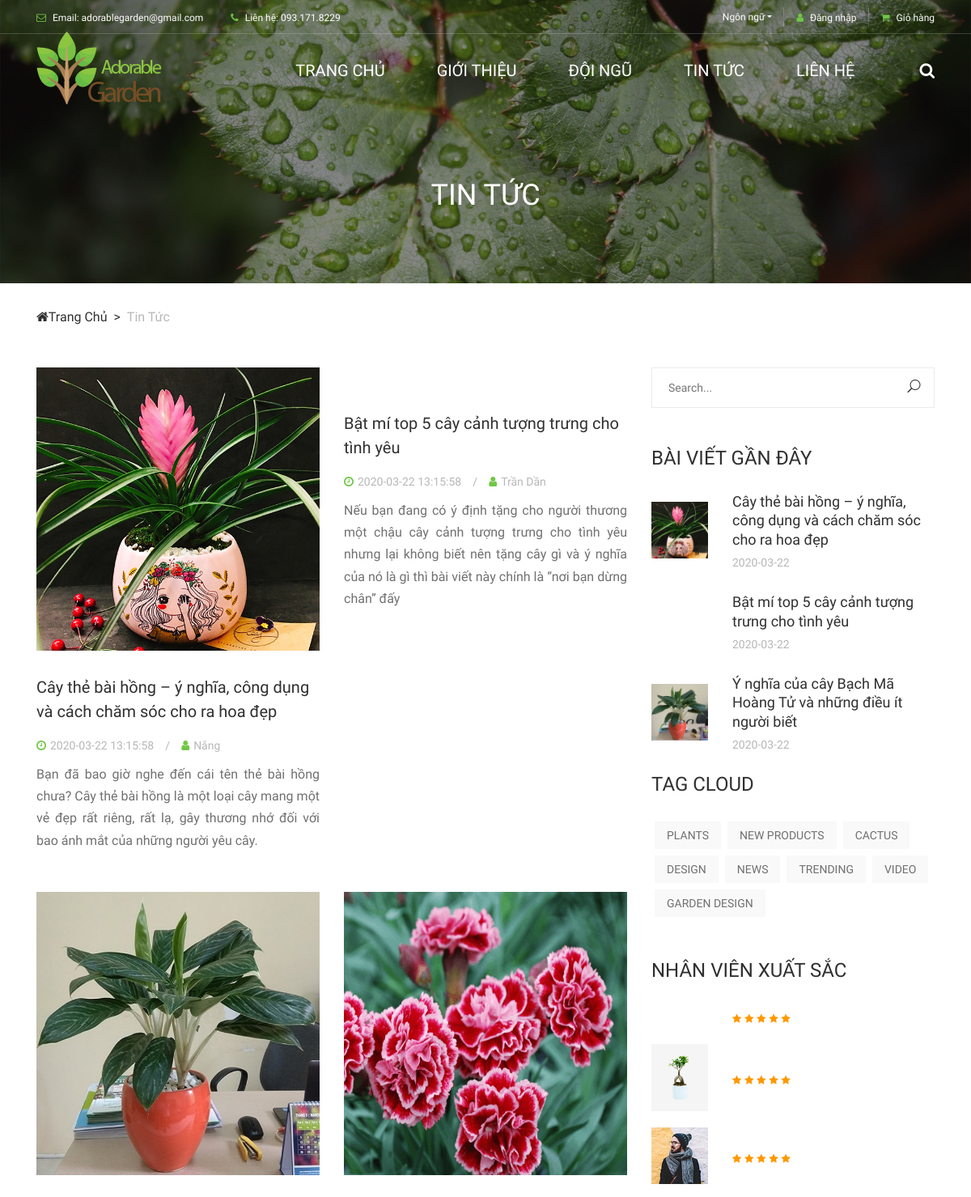
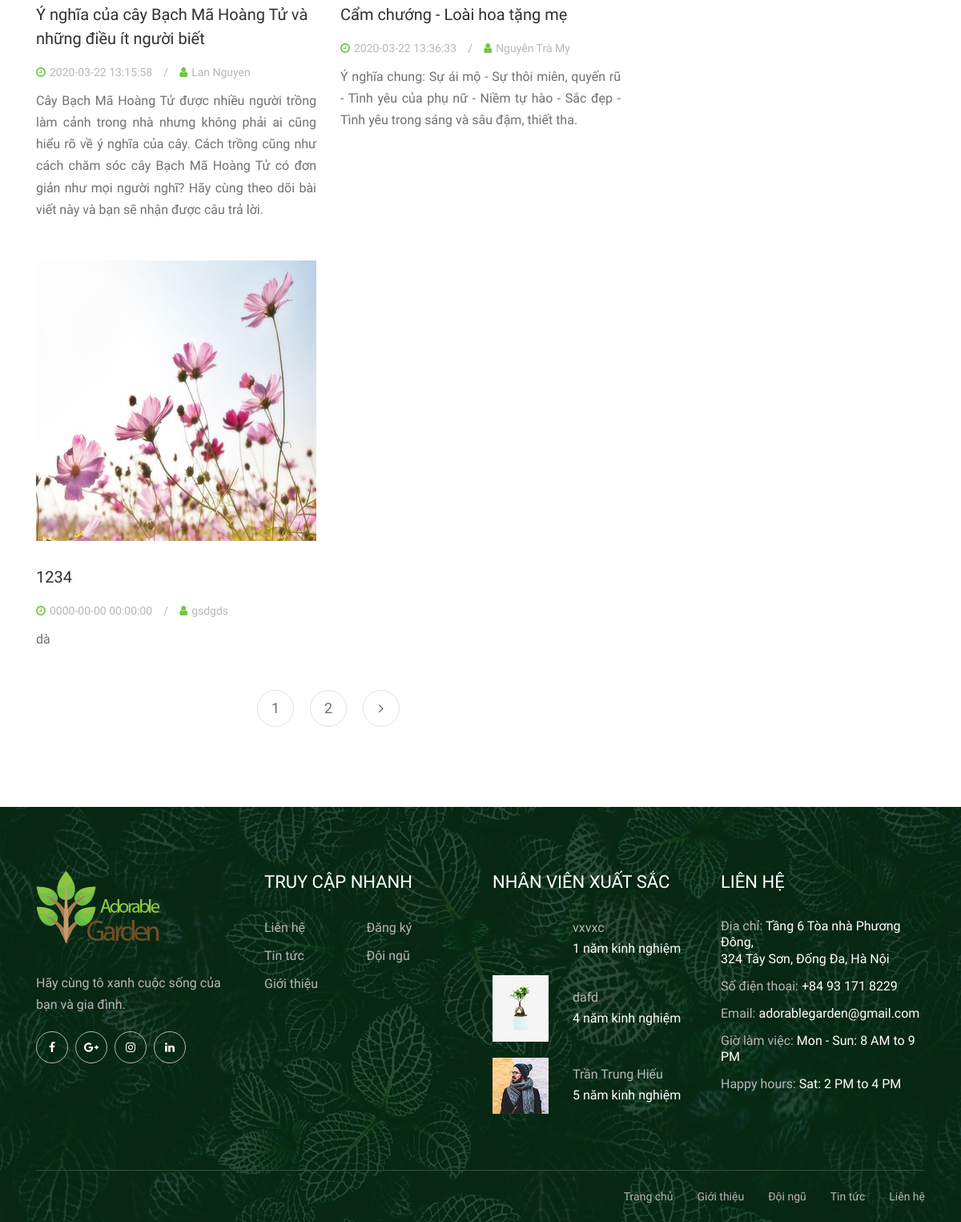
/index.php/tin_tuc, run on the app's committed database (2 pictures, top to bottom).
### tables this page shows
CREATE TABLE `tbl_tin_tuc` (
  `id` int(11) NOT NULL,
  `tieu_de` varchar(100) NOT NULL,
  `tac_gia` varchar(100) NOT NULL,
  `noi_dung_doc_thu` text NOT NULL,
  `noi_dung` text NOT NULL,
  `ngay_tao` timestamp NOT NULL DEFAULT current_timestamp(),
  `nguoi_tao` varchar(30) DEFAULT NULL,
  `ngay_sua` datetime DEFAULT NULL,
  `nguoi_sua` varchar(100) DEFAULT NULL,
  `anh_minh_hoa_1` text NOT NULL,
  `anh_minh_hoa_2` text NOT NULL,
  `so_luot_doc` int(11) DEFAULT NULL,
  `noi_dung_2` text NOT NULL,
  `noi_dung_3` text NOT NULL
);

CREATE TABLE `tbl_doi_ngu` (
  `id` int(11) NOT NULL,
  `name` varchar(100) NOT NULL,
  `ngay_sinh` datetime NOT NULL,
  `so_CMT` int(11) NOT NULL,
  `so_nam_kinh_nghiem` int(11) NOT NULL,
  `gioi_thieu` text NOT NULL,
  `email` varchar(50) NOT NULL,
  `SDT` int(11) NOT NULL,
  `price` int(11) NOT NULL,
  `anh_minh_hoa` text DEFAULT NULL,
  `anh_CMT_mat_truoc` text NOT NULL,
  `anh_CMT_mat_sau` text NOT NULL,
  `dich_vu` varchar(100) NOT NULL,
  `dia_chi` varchar(100) NOT NULL,
  `quan` varchar(100) NOT NULL,
  `thanh_pho` varchar(100) NOT NULL,
  `ngay_tao` timestamp NOT NULL DEFAULT current_timestamp(),
  `nguoi_tao` varchar(100) DEFAULT NULL,
  `ngay_sua` datetime DEFAULT NULL,
  `nguoi_sua` varchar(100) DEFAULT NULL
);

### application/controllers/Tin_tuc.php (called while the page is built, shortened)
<?php
class Tin_tuc extends CI_Controller {
	function __construct()
	{
		$this->load->helper('url');
		$this->load->database();
		$this->load->library('session');
		$this->load->model('m_tin_tuc');
	}
	public function index()
	{
		$data['tin_tuc'] = $this->m_tin_tuc->lay_tin_tuc();
		$query = $this->db->query("
			SELECT anh_minh_hoa_1,tieu_de, tac_gia, noi_dung_doc_thu, date(ngay_tao) as ngay_tao
			FROM tbl_tin_tuc
			ORDER BY ngay_tao DESC limit 3
		");
		$query1 = $this->db->query("
			SELECT *
			FROM tbl_doi_ngu
			ORDER BY ngay_tao DESC limit 3
		");
		$data['bai_viet_gan_day'] = $query->result();
		$data['nhan_vien_moi'] = $query1->result();
		$this->load->view('menu');
		$this->load->view('tin_tuc',$data);
		$this->load->view('footer');
	}
}

### index.php (called while the page is built, shortened)
<?php
require_once BASEPATH.'core/CodeIgniter.php';

### application/models/m_tin_tuc.php (called while the page is built, shortened)
<?php
Class m_tin_tuc extends CI_Model {
	public function lay_tin_tuc()
	{
		$query = $this->db->query("
			SELECT *
			FROM tbl_tin_tuc
		");
		return $query->result();
	}
}
;?>

### application/views/tin_tuc.php (the view, shortened to what this page needs)
    <div class="breadcrumb-area">
        <div class="top-breadcrumb-area bg-img bg-overlay d-flex align-items-center justify-content-center" style="background-image: url(img/bg-img/24.jpg);">
            <h2>TIN TỨC</h2>
        </div>
        <div class="container">
            <div class="row">
                <div class="col-12">
                    <nav aria-label="breadcrumb">
                        <ol class="breadcrumb">
                            <li class="breadcrumb-item"><a href="#"><i class="fa fa-home"></i>Trang chủ</a></li>
                            <li class="breadcrumb-item active" aria-current="page">Tin tức</li>
                        </ol>
                    </nav>
                </div>
            </div>
        </div>
    </div>
    <section class="alazea-blog-area mb-100">
        <div class="container">
            <div class="row">
                <div class="col-12 col-md-8">
                    <div class="row">
                    <?php foreach ($tin_tuc as $row) {
                         ;?>
                        <div class="col-12 col-lg-6">
                            <div class="single-blog-post mb-50">
                                <div class="post-thumbnail mb-30">
                                    <a href="single-post.html"><img style="height: 350px; width: auto" src="<?=base_url();?>/img/bg-img/<?=$row->anh_minh_hoa_1;?>" alt=""></a>
                                </div>
                                <div class="post-content">
                                    <a href="<?=base_url();?>tin_tuc/hien_thi_tin_tuc_chi_tiet/<?=$row->id;?>" class="post-title">
                                        <h5><?=$row->tieu_de?></h5>
                                    </a>
                                    <div class="post-meta">
                                        <a href="#"><i class="fa fa-clock-o" aria-hidden="true"></i><?=$row->ngay_tao?></a>
                                        <a href="#"><i class="fa fa-user" aria-hidden="true"></i><?=$row->tac_gia?></a>
                                    </div>
                                    <p class="post-excerpt" style="text-align: justify;"><?=$row->noi_dung_doc_thu?></p>
                                </div>
                            </div>
                        </div>
                    <?php
                            }
                            ;?>
                    </div>
                    <div class="row">
                        <div class="col-12">
                            <nav aria-label="Page navigation">
                                <ul class="pagination">
                                    <li class="page-item"><a class="page-link" href="#">1</a></li>
                                    <li class="page-item"><a class="page-link" href="#">2</a></li>
                                    <li class="page-item"><a class="page-link" href="#"><i class="fa fa-angle-right"></i></a></li>
                                </ul>
                            </nav>
                        </div>
                    </div>
                </div>
                <div class="col-12 col-md-4">
                    <div class="post-sidebar-area">
                        <div class="single-widget-area">
                            <form action="#" method="get" class="search-form">
                                <input type="search" name="search" id="widgetsearch" placeholder="Search...">
                                <button type="submit"><i class="icon_search"></i></button>
                            </form>
                        </div>
                        <div class="single-widget-area">
                            <div class="widget-title">
                                <h4>Bài viết gần đây</h4>
                            </div>
                             <?php foreach ($bai_viet_gan_day as $row) {
                         ;?>
                            <div class="single-latest-post d-flex align-items-center">
                                <div class="post-thumb">
                                    <img src="<?=base_url();?>/img/bg-img/<?=$row->anh_minh_hoa_1;?>" alt="">
                                </div>
                                <div class="post-content">
                                    <a href="#" class="post-title">
                                        <h6><?=$row->tieu_de?></h6>
                                    </a>
                                    <a href="#" class="post-date"><?=$row->ngay_tao?></a>
                                </div>
                            </div>
                            <?php
                            }
                            ;?>
                        <div class="single-widget-area">
                            <div class="widget-title">
                                <h4>Tag Cloud</h4>
                            </div>
                            <ol class="popular-tags d-flex flex-wrap">
                                <li><a href="#">PLANTS</a></li>
                                <li><a href="#">NEW PRODUCTS</a></li>
                                <li><a href="#">CACTUS</a></li>
                                <li><a href="#">DESIGN</a></li>
                                <li><a href="#">NEWS</a></li>
                                <li><a href="#">TRENDING</a></li>
                                <li><a href="#">VIDEO</a></li>
                                <li><a href="#">GARDEN DESIGN</a></li>
                            </ol>
                        </div>
                        <div class="single-widget-area">
                            <div class="widget-title">
                                <h4>NHÂN VIÊN XUẤT SẮC</h4>
                            </div>
                             <?php foreach ($nhan_vien_moi as $row) {
                         ;?>
                            <div class="single-best-seller-product d-flex align-items-center">
                                <div class="product-thumbnail">
                                    <a href="shop-details.html"> <img src="<?=base_url();?>/img/bg-img/<?=$row->anh_minh_hoa;?>" alt=""></a>
                                </div>
                                <div class="product-info">
                                    <div class="ratings">
                                        <i class="fa fa-star"></i>
                                        <i class="fa fa-star"></i>
                                        <i class="fa fa-star"></i>
                                        <i class="fa fa-star"></i>
                                        <i class="fa fa-star"></i>
                                    </div>
                                </div>
                            </div>
                            <?php
                            }
                            ;?>
                        </div>
                        </div>
                    </div>
                </div>
            </div>
        </div>
    </section>
</body>
</html>

### application/views/footer.php
<footer class="footer-area bg-img" style="background-image: url(<?=base_url();?>img/bg-img/3.jpg);">
    <div class="main-footer-area">
        <div class="container">
            <div class="row">
                <div class="col-12 col-sm-6 col-lg-3">
                    <div class="single-footer-widget">
                        <div class="footer-logo mb-30">
                            <a href="#"><img src="<?=base_url();?>img/core-img/logo.jpg" alt=""></a>
                        </div>
                        <p>Hãy cùng tô xanh cuộc sống của bạn và gia đình.</p>
                        <div class="social-info">
                            <a href="https://www.facebook.com/laconceptvn/"><i class="fa fa-facebook" aria-hidden="true"></i></a>
                            <a href="#"><i class="fa fa-google-plus" aria-hidden="true"></i></a>
                            <a href="#"><i class="fa fa-instagram" aria-hidden="true"></i></a>
                            <a href="#"><i class="fa fa-linkedin" aria-hidden="true"></i></a>
                        </div>
                    </div>
                </div>
                <div class="col-12 col-sm-6 col-lg-3">
                    <div class="single-footer-widget">
                        <div class="widget-title">
                            <h5>TRUY CẬP NHANH</h5>
                        </div>
                        <nav class="widget-nav">
                            <ul>
                                <li><a href="lien_he">Liên hệ</a></li>
                                <li><a href="admin/dang_ky">Đăng ký</a></li>
                                <li><a href="tin_tuc">Tin tức</a></li>
                                <li><a href="doi_ngu">Đội ngũ</a></li>
                                <li><a href="gioi_thieu">Giới thiệu</a></li>
                            </ul>
                        </nav>
                    </div>
                </div>
                <div class="col-12 col-sm-6 col-lg-3">
                    <div class="single-footer-widget">
                        <div class="widget-title">
                            <h5>NHÂN VIÊN XUẤT SẮC</h5>
                        </div>
                        <?php foreach ($nhan_vien_moi as $row) {
                        ;?>
                        <div class="single-best-seller-product d-flex align-items-center">
                            <div class="product-thumbnail">
                                <a href="shop-details"><img src="<?=base_url();?>/img/bg-img/<?=$row->anh_minh_hoa;?>" alt=""></a>
                            </div>
                            <div class="product-info">
                                <a href="shop-details"><?=$row->name?></a>
                                <p><?=$row->so_nam_kinh_nghiem?> năm kinh nghiệm</p>
                            </div>
                        </div>
                        <?php
                        }
                        ;?>
                    </div>
                </div>
                <div class="col-12 col-sm-6 col-lg-3">
                    <div class="single-footer-widget">
                        <div class="widget-title">
                            <h5>LIÊN HỆ</h5>
                        </div>
                        <div class="contact-information">
                            <p><span>Địa chỉ:</span> Tầng 6 Tòa nhà Phương Đông, <br>324 Tây Sơn, Đống Đa, Hà Nội </p>
                            <p><span>Số điện thoại:</span> +84 93 171 8229</p>
                            <p><span>Email:</span> adorablegarden@gmail.com</p>
                            <p><span>Giờ làm việc:</span> Mon - Sun: 8 AM to 9 PM</p>
                            <p><span>Happy hours:</span> Sat: 2 PM to 4 PM</p>
                        </div>
                    </div>
                </div>
            </div>
        </div>
    </div>
    <div class="footer-bottom-area">
        <div class="container">
            <div class="row">
                <div class="col-12">
                    <div class="border-line"></div>
                </div>
                <div class="col-12 col-md-6">
                    <div class="copywrite-text">
                    </div>
                </div>
                <div class="col-12 col-md-6">
                    <div class="footer-nav">
                        <nav>
                            <ul>
                                <li><a href="welcome">Trang chủ</a></li>
                                <li><a href="gioi_thieu">Giới thiệu</a></li>
                                <li><a href="doi_ngu">Đội ngũ</a></li>
                                <li><a href="tin_tuc">Tin tức</a></li>
                                <li><a href="lien_he">Liên hệ</a></li>
                            </ul>
                        </nav>
                    </div>
                </div>
            </div>
        </div>
    </div>
</footer>
</html>

### css/classy-nav.css (style rules this page uses)
* { margin: 0; padding: 0; }
body { font-family: "Roboto", sans-serif; }
ul, ol { margin: 0; }
ul li, ol li { list-style: none; }
img { height: auto; max-width: 100%; }
.bg-img { background-position: center center; background-size: cover; background-repeat: no-repeat; }
.justify-content-center { -webkit-box-pack: center; -ms-flex-pack: center; justify-content: center; }

### data on the page
tbl_tin_tuc: anh_minh_hoa_1 (picture), tieu_de "Cây thẻ bài hồng – ý nghĩa, công dụng và cách chăm sóc cho ra hoa đẹp", ngay_tao "2020-03-22 13:15:58", tac_gia "Nắng", noi_dung_doc_thu "Bạn đã bao giờ nghe đến cái tên thẻ bài hồng chưa? Cây thẻ bài hồng là một loại cây mang một vẻ đẹp rất riêng, rất lạ, gây thương nhớ đối với bao ánh mắt của những người yêu cây.", ngay_tao "2020-03-22"
tbl_tin_tuc: tieu_de "Bật mí top 5 cây cảnh tượng trưng cho tình yêu", ngay_tao "2020-03-22 13:15:58", tac_gia "Trần Dần", noi_dung_doc_thu "Nếu bạn đang có ý định tặng cho người thương một chậu cây cảnh tượng trưng cho tình yêu nhưng lại không biết nên tặng cây gì và ý nghĩa của nó là gì thì bài viết này chính là “nơi bạn dừng chân” đấy", ngay_tao "2020-03-22"
tbl_tin_tuc: anh_minh_hoa_1 (picture), tieu_de "Ý nghĩa của cây Bạch Mã Hoàng Tử và những điều ít người biết", ngay_tao "2020-03-22 13:15:58", tac_gia "Lan Nguyen", noi_dung_doc_thu "Cây Bạch Mã Hoàng Tử được nhiều người trồng làm cảnh trong nhà nhưng không phải ai cũng hiểu rõ về ý nghĩa của cây. Cách trồng cũng như cách chăm sóc cây Bạch Mã Hoàng Tử có đơn giản như mọi người nghĩ? Hãy cùng theo dõi bài viết này và bạn sẽ nhận được câu trả lời.", ngay_tao "2020-03-22"
tbl_tin_tuc: anh_minh_hoa_1 (picture), tieu_de "Cẩm chướng - Loài hoa tặng mẹ", ngay_tao "2020-03-22 13:36:33", tac_gia "Nguyễn Trà My", noi_dung_doc_thu "Ý nghĩa chung: Sự ái mộ - Sự thôi miên, quyến rũ - Tình yêu của phụ nữ - Niềm tự hào - Sắc đẹp - Tình yêu trong sáng và sâu đậm, thiết tha."
tbl_tin_tuc: anh_minh_hoa_1 (picture), tieu_de "1234", ngay_tao "0000-00-00 00:00:00", tac_gia "gsdgds", noi_dung_doc_thu "dà"
tbl_doi_ngu: name "vxvxc", so_nam_kinh_nghiem "1"
tbl_doi_ngu: anh_minh_hoa (picture), name "dafd", so_nam_kinh_nghiem "4"
tbl_doi_ngu: anh_minh_hoa (picture), name "Trần Trung Hiếu", so_nam_kinh_nghiem "5"
